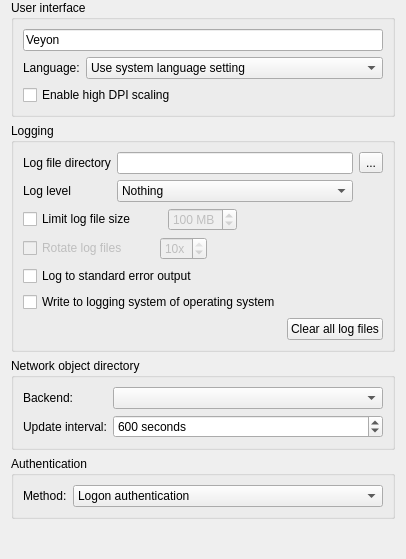
<?xml version="1.0" encoding="UTF-8"?>
<ui version="4.0">
 <class>GeneralConfigurationPage</class>
 <widget class="QWidget" name="GeneralConfigurationPage">
  <layout class="QVBoxLayout" name="verticalLayout_14">
   <property name="topMargin">
    <number>0</number>
   </property>
   <property name="bottomMargin">
    <number>0</number>
   </property>
   <item>
    <widget class="QGroupBox" name="groupBox_11">
     <property name="title">
      <string>User interface</string>
     </property>
     <layout class="QGridLayout" name="gridLayout_13">
      <item row="1" column="0">
       <widget class="QLabel" name="label_39">
        <property name="text">
         <string>Language:</string>
        </property>
       </widget>
      </item>
      <item row="1" column="1">
       <widget class="QComboBox" name="uiLanguage">
        <property name="sizePolicy">
         <sizepolicy hsizetype="MinimumExpanding" vsizetype="Fixed">
          <horstretch>0</horstretch>
          <verstretch>0</verstretch>
         </sizepolicy>
        </property>
        <property name="sizeAdjustPolicy">
         <enum>QComboBox::AdjustToContents</enum>
        </property>
        <item>
         <property name="text">
          <string>Use system language setting</string>
         </property>
        </item>
       </widget>
      </item>
      <item row="2" column="0" colspan="2">
       <widget class="QCheckBox" name="isHighDPIScalingEnabled">
        <property name="text">
         <string>Enable high DPI scaling</string>
        </property>
       </widget>
      </item>
      <item row="0" column="0" colspan="2">
       <widget class="QLineEdit" name="applicationName">
        <property name="text">
         <string>Veyon</string>
        </property>
       </widget>
      </item>
     </layout>
    </widget>
   </item>
   <item>
    <widget class="QGroupBox" name="groupBox_7">
     <property name="title">
      <string>Logging</string>
     </property>
     <layout class="QVBoxLayout" name="verticalLayout">
      <item>
       <layout class="QGridLayout" name="gridLayout_9">
        <item row="0" column="0">
         <widget class="QLabel" name="label_10">
          <property name="text">
           <string>Log file directory</string>
          </property>
         </widget>
        </item>
        <item row="0" column="1">
         <widget class="QLineEdit" name="logFileDirectory"/>
        </item>
        <item row="0" column="2">
         <widget class="QToolButton" name="openLogFileDirectory">
          <property name="text">
           <string>...</string>
          </property>
          <property name="icon">
           <iconset resource="../../core/core.qrc">
            <normaloff>:/resources/document-open.png</normaloff>:/resources/document-open.png</iconset>
          </property>
         </widget>
        </item>
        <item row="1" column="0">
         <widget class="QLabel" name="label_11">
          <property name="text">
           <string>Log level</string>
          </property>
         </widget>
        </item>
        <item row="1" column="1">
         <widget class="QComboBox" name="logLevel">
          <property name="sizeAdjustPolicy">
           <enum>QComboBox::AdjustToContents</enum>
          </property>
          <item>
           <property name="text">
            <string>Nothing</string>
           </property>
          </item>
          <item>
           <property name="text">
            <string>Only critical messages</string>
           </property>
          </item>
          <item>
           <property name="text">
            <string>Errors and critical messages</string>
           </property>
          </item>
          <item>
           <property name="text">
            <string>Warnings and errors</string>
           </property>
          </item>
          <item>
           <property name="text">
            <string>Information, warnings and errors</string>
           </property>
          </item>
          <item>
           <property name="text">
            <string>Debug messages and everything else</string>
           </property>
          </item>
         </widget>
        </item>
       </layout>
      </item>
      <item>
       <layout class="QHBoxLayout" name="horizontalLayout_3">
        <property name="spacing">
         <number>32</number>
        </property>
        <item>
         <widget class="QCheckBox" name="logFileSizeLimitEnabled">
          <property name="text">
           <string>Limit log file size</string>
          </property>
         </widget>
        </item>
        <item>
         <widget class="QSpinBox" name="logFileSizeLimit">
          <property name="enabled">
           <bool>false</bool>
          </property>
          <property name="suffix">
           <string> MB</string>
          </property>
          <property name="minimum">
           <number>1</number>
          </property>
          <property name="maximum">
           <number>999</number>
          </property>
          <property name="value">
           <number>100</number>
          </property>
         </widget>
        </item>
        <item>
         <spacer name="horizontalSpacer_6">
          <property name="orientation">
           <enum>Qt::Horizontal</enum>
          </property>
          <property name="sizeHint" stdset="0">
           <size>
            <width>40</width>
            <height>20</height>
           </size>
          </property>
         </spacer>
        </item>
       </layout>
      </item>
      <item>
       <layout class="QHBoxLayout" name="horizontalLayout_4">
        <property name="spacing">
         <number>32</number>
        </property>
        <item>
         <widget class="QCheckBox" name="logFileRotationEnabled">
          <property name="enabled">
           <bool>false</bool>
          </property>
          <property name="text">
           <string>Rotate log files</string>
          </property>
         </widget>
        </item>
        <item>
         <widget class="QSpinBox" name="logFileRotationCount">
          <property name="enabled">
           <bool>false</bool>
          </property>
          <property name="suffix">
           <string>x</string>
          </property>
          <property name="minimum">
           <number>1</number>
          </property>
          <property name="maximum">
           <number>10</number>
          </property>
          <property name="value">
           <number>10</number>
          </property>
         </widget>
        </item>
        <item>
         <spacer name="horizontalSpacer_8">
          <property name="orientation">
           <enum>Qt::Horizontal</enum>
          </property>
          <property name="sizeHint" stdset="0">
           <size>
            <width>40</width>
            <height>20</height>
           </size>
          </property>
         </spacer>
        </item>
       </layout>
      </item>
      <item>
       <widget class="QCheckBox" name="logToStdErr">
        <property name="text">
         <string>Log to standard error output</string>
        </property>
       </widget>
      </item>
      <item>
       <widget class="QCheckBox" name="logToSystem">
        <property name="text">
         <string>Write to logging system of operating system</string>
        </property>
       </widget>
      </item>
      <item>
       <layout class="QHBoxLayout" name="horizontalLayout_5">
        <item>
         <spacer name="horizontalSpacer_10">
          <property name="orientation">
           <enum>Qt::Horizontal</enum>
          </property>
          <property name="sizeHint" stdset="0">
           <size>
            <width>40</width>
            <height>20</height>
           </size>
          </property>
         </spacer>
        </item>
        <item>
         <widget class="QPushButton" name="clearLogFiles">
          <property name="text">
           <string>Clear all log files</string>
          </property>
          <property name="icon">
           <iconset resource="../../core/core.qrc">
            <normaloff>:/resources/edit-delete.png</normaloff>:/resources/edit-delete.png</iconset>
          </property>
         </widget>
        </item>
       </layout>
      </item>
     </layout>
    </widget>
   </item>
   <item>
    <widget class="QGroupBox" name="groupBox_12">
     <property name="title">
      <string>Network object directory</string>
     </property>
     <layout class="QGridLayout" name="gridLayout_14" columnstretch="0,1">
      <item row="0" column="0">
       <widget class="QLabel" name="label">
        <property name="text">
         <string>Backend:</string>
        </property>
       </widget>
      </item>
      <item row="0" column="1">
       <widget class="QComboBox" name="networkObjectDirectoryPlugin"/>
      </item>
      <item row="1" column="0">
       <widget class="QLabel" name="label_40">
        <property name="text">
         <string>Update interval:</string>
        </property>
       </widget>
      </item>
      <item row="1" column="1">
       <widget class="QSpinBox" name="networkObjectDirectoryUpdateInterval">
        <property name="suffix">
         <string> seconds</string>
        </property>
        <property name="minimum">
         <number>10</number>
        </property>
        <property name="maximum">
         <number>3600</number>
        </property>
        <property name="value">
         <number>600</number>
        </property>
       </widget>
      </item>
     </layout>
    </widget>
   </item>
   <item>
    <widget class="QGroupBox" name="groupBox">
     <property name="title">
      <string>Authentication</string>
     </property>
     <layout class="QHBoxLayout" name="horizontalLayout" stretch="0,1">
      <item>
       <widget class="QLabel" name="label_2">
        <property name="text">
         <string>Method:</string>
        </property>
       </widget>
      </item>
      <item>
       <widget class="QComboBox" name="authenticationMethod">
        <item>
         <property name="text">
          <string>Logon authentication</string>
         </property>
        </item>
        <item>
         <property name="text">
          <string>Key file authentication</string>
         </property>
        </item>
       </widget>
      </item>
     </layout>
    </widget>
   </item>
   <item>
    <spacer name="verticalSpacer">
     <property name="orientation">
      <enum>Qt::Vertical</enum>
     </property>
     <property name="sizeHint" stdset="0">
      <size>
       <width>20</width>
       <height>40</height>
      </size>
     </property>
    </spacer>
   </item>
  </layout>
 </widget>
 <resources>
  <include location="../veyon-configurator.qrc"/>
  <include location="../../core/core.qrc"/>
 </resources>
 <connections>
  <connection>
   <sender>logFileSizeLimitEnabled</sender>
   <signal>toggled(bool)</signal>
   <receiver>logFileSizeLimit</receiver>
   <slot>setEnabled(bool)</slot>
   <hints>
    <hint type="sourcelabel">
     <x>308</x>
     <y>376</y>
    </hint>
    <hint type="destinationlabel">
     <x>408</x>
     <y>377</y>
    </hint>
   </hints>
  </connection>
  <connection>
   <sender>logFileSizeLimitEnabled</sender>
   <signal>toggled(bool)</signal>
   <receiver>logFileRotationEnabled</receiver>
   <slot>setEnabled(bool)</slot>
   <hints>
    <hint type="sourcelabel">
     <x>138</x>
     <y>381</y>
    </hint>
    <hint type="destinationlabel">
     <x>129</x>
     <y>436</y>
    </hint>
   </hints>
  </connection>
  <connection>
   <sender>logFileRotationEnabled</sender>
   <signal>toggled(bool)</signal>
   <receiver>logFileRotationCount</receiver>
   <slot>setEnabled(bool)</slot>
   <hints>
    <hint type="sourcelabel">
     <x>129</x>
     <y>436</y>
    </hint>
    <hint type="destinationlabel">
     <x>658</x>
     <y>437</y>
    </hint>
   </hints>
  </connection>
 </connections>
</ui>
